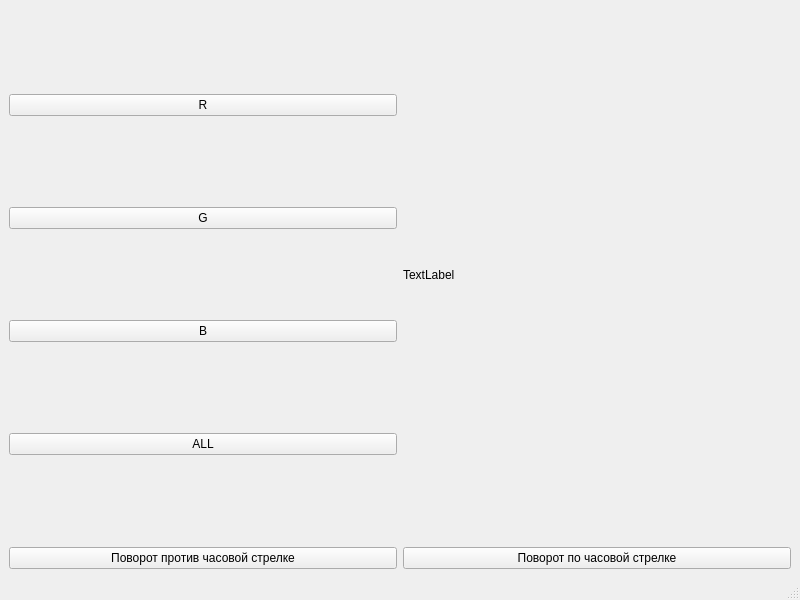
<?xml version="1.0" encoding="UTF-8"?>
<ui version="4.0">
 <class>MainWindow</class>
 <widget class="QMainWindow" name="MainWindow">
  <property name="geometry">
   <rect>
    <x>0</x>
    <y>0</y>
    <width>800</width>
    <height>600</height>
   </rect>
  </property>
  <property name="windowTitle">
   <string>MainWindow</string>
  </property>
  <widget class="QWidget" name="centralwidget">
   <layout class="QVBoxLayout" name="verticalLayout_3">
    <item>
     <layout class="QHBoxLayout" name="horizontalLayout">
      <item>
       <layout class="QVBoxLayout" name="verticalLayout_2">
        <item>
         <widget class="QPushButton" name="r_btn">
          <property name="text">
           <string>R</string>
          </property>
         </widget>
        </item>
        <item>
         <widget class="QPushButton" name="g_btn">
          <property name="text">
           <string>G</string>
          </property>
         </widget>
        </item>
        <item>
         <widget class="QPushButton" name="b_btn">
          <property name="text">
           <string>B</string>
          </property>
         </widget>
        </item>
        <item>
         <widget class="QPushButton" name="all_btn">
          <property name="text">
           <string>ALL</string>
          </property>
         </widget>
        </item>
       </layout>
      </item>
      <item>
       <layout class="QVBoxLayout" name="verticalLayout_4">
        <item>
         <widget class="QLabel" name="label">
          <property name="text">
           <string>TextLabel</string>
          </property>
         </widget>
        </item>
       </layout>
      </item>
     </layout>
    </item>
    <item>
     <layout class="QHBoxLayout" name="horizontalLayout_2">
      <item>
       <widget class="QPushButton" name="rotate_anticlockwise">
        <property name="text">
         <string>Поворот против часовой стрелке</string>
        </property>
       </widget>
      </item>
      <item>
       <widget class="QPushButton" name="rotate_clockwise">
        <property name="text">
         <string>Поворот по часовой стрелке</string>
        </property>
       </widget>
      </item>
     </layout>
    </item>
   </layout>
  </widget>
  <widget class="QMenuBar" name="menubar">
   <property name="geometry">
    <rect>
     <x>0</x>
     <y>0</y>
     <width>800</width>
     <height>26</height>
    </rect>
   </property>
  </widget>
  <widget class="QStatusBar" name="statusbar"/>
 </widget>
 <resources/>
 <connections/>
</ui>
